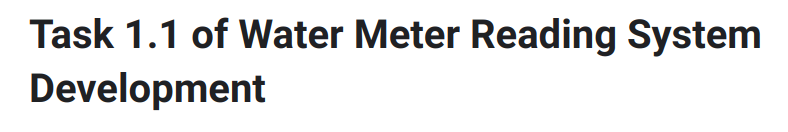
#> input picture sample-image-2.png, 788 x 132 px
$ python main.py
#> lines starting #> are read from the running program, lines starting #| are printed output that depends on the picture; after the words box and inside, x2 and y2 are one past the last pixel; in counts of white or black regions, pixels touching at a corner belong together
import cv2
import pytesseract

# Path to the Tesseract executable (For me it's linux)
pytesseract.pytesseract.tesseract_cmd = r'/usr/bin/tesseract'

def extract_text_from_image(image_path):

#> called with image_path = './sample-image-2.png'
    image = cv2.imread(image_path)
#> image is the input picture: shape (132, 788, 3); mean B, G, R 230.5, 230.2, 230.1

    # Convert the image to grayscale
    gray_image = cv2.cvtColor(image, cv2.COLOR_BGR2GRAY)
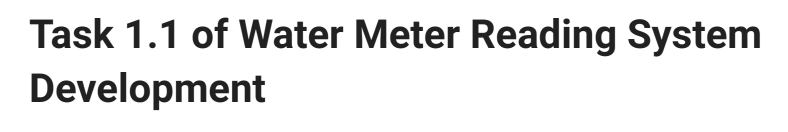
#> gray_image: shape (132, 788); min 33, max 255, mean 230.2

    # Enhance contrast using histogram equalization
    enhanced_image = cv2.equalizeHist(gray_image)
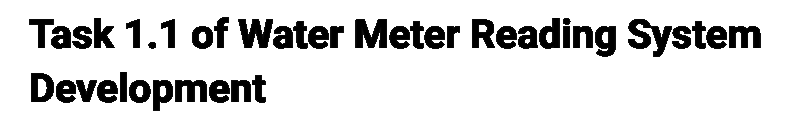
#> enhanced_image: shape (132, 788); min 0, max 255, mean 218.6

    # Apply adaptive thresholding to handle variations in lighting and enhance text visibility
    _, thresholded_image = cv2.threshold(enhanced_image, 0, 255, cv2.THRESH_BINARY + cv2.THRESH_OTSU)
#> thresholded_image: shape (132, 788); 85.5% white; 43 black regions, largest, box (x1, y1, x2, y2) and area: (628, 19, 672, 57) 810, (355, 19, 387, 48) 728, (238, 19, 273, 48) 679

    # Apply Gaussian blur to reduce noise and enhance text visibility
    blurred_image = cv2.GaussianBlur(thresholded_image, (5, 5), 0)
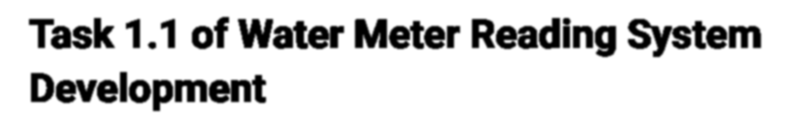
#> blurred_image: shape (132, 788); min 0, max 255, mean 218

    # Apply morphological operations to further enhance text visibility
    kernel = cv2.getStructuringElement(cv2.MORPH_RECT, (3, 3))
    morph_image = cv2.morphologyEx(blurred_image, cv2.MORPH_CLOSE, kernel)

    # Use adaptive thresholding again on the morphological result
    _, final_thresholded_image = cv2.threshold(morph_image, 0, 255, cv2.THRESH_BINARY + cv2.THRESH_OTSU)
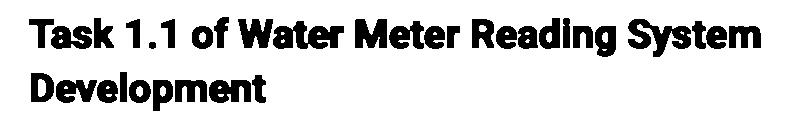
#> final_thresholded_image: shape (132, 788); 85.2% white; 34 black regions, largest, box (x1, y1, x2, y2) and area: (273, 21, 344, 49) 1233, (628, 19, 691, 57) 1162, (355, 19, 387, 48) 743

    # Find contours in the final thresholded image
    contours, _ = cv2.findContours(final_thresholded_image, cv2.RETR_EXTERNAL, cv2.CHAIN_APPROX_SIMPLE)
#> contours = [[[0, 0], [0, 131], [787, 131], [787, 0]]]

    # Iterate through each contour and extract text using Tesseract
    extracted_text = ""
    for contour in contours:
        x, y, w, h = cv2.boundingRect(contour)
        roi = final_thresholded_image[y:y+h, x:x+w]
        text = pytesseract.image_to_string(roi, config='--psm 6')
        extracted_text += text + "\n"
#> this loop made 1 pass
#> (contour, x, y, w, h) on pass 1: ([[0, 0], [0, 131], [787, 131], [787, 0]], 0, 0, 788, 132)
#> after the loop, extracted_text = ''

    return extracted_text

if __name__ == "__main__":
    # Path to image file
    image_path = './sample-image-2.png'

#> (the run stopped early here; a loop or call above may not have finished)
